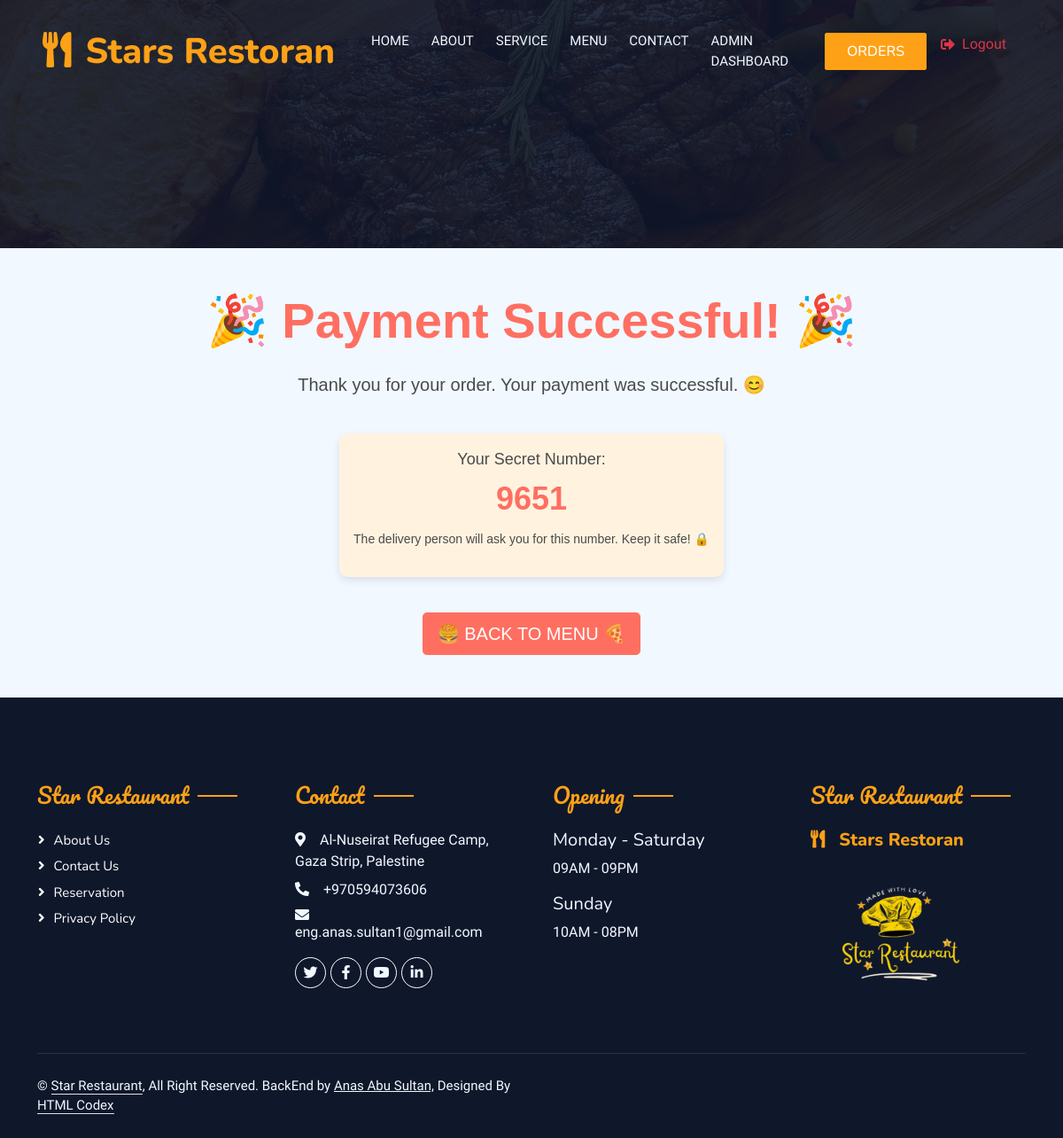
Screenshot of /payment/success/ (signed in) with the database file from the repository.
### restaurant_app/models.py (models this page shows, shortened)
class Cart(models.Model):
    user = models.ForeignKey(User, on_delete=models.CASCADE, null=True, blank=True)
    created_at = models.DateTimeField(auto_now_add=True)
    updated_at = models.DateTimeField(auto_now=True)
    total_price = models.DecimalField(max_digits=10, decimal_places=2, default=0.0)
    state = models.CharField(max_length=100, blank=True,null=True)
    street = models.CharField(max_length=255, blank=True,null=True)
    phone = models.CharField(max_length=15, blank=True,null=True)
    secret_number = models.IntegerField()
    status = models.CharField(
        max_length=20,
        choices=[('active', 'Active'), ('completed', 'Completed')],
        default='active',
    )
    def save(self, *args, **kwargs):
        if not self.secret_number:  # Generate only if not set
            self.secret_number = random.randint(1000, 9999)  # 4-digit number
        super().save(*args, **kwargs)

class Rest_detail(models.Model):
    name = models.CharField(max_length=255,blank=False,default='restaurant')
    address = models.CharField(max_length=255,blank=False,default='address')
    phone_number = models.CharField(max_length=20,blank=False,default='phone_number')
    email = models.EmailField(max_length=255,blank=False,default='email')
    image = models.ImageField(upload_to='restaurant/',default='defa/defa.png')
    description1 = models.CharField(max_length=255,default='Enjoy OurDelicious Meal')
    description2 = models.CharField(max_length=1500,default='Tempor erat elitr rebum at clita. Diam dolor diam ipsum sit. Aliqu diam amet diam et eos. Clita erat ipsum et lorem et sit, sed stet lorem sit clita duo justo magna dolore erat amet')
    video_url = models.URLField(default='https://www.youtube.com/watch?v=LXNdRCjZt00&t=19s')
    background_image_url = models.ImageField(upload_to='restaurant/backgrounds/', default='defa/background.png')
    backend_url = models.URLField(default='https://anasabusultan.pythonanywhere.com/Anas-Abu-Sultan/')

### restaurant_app/views.py (the view)
# urls.py: path('payment/success/', views.payment_success, name='payment_success'),
@login_required
def payment_success(request):
    rest_detail = Rest_detail.objects.first()
    cart = Cart.objects.filter(user=request.user, status='active').first()
    if not cart:
        messages.error(request, "No active cart found.")
        return redirect('restaurant_app:cart')
    cart.status = 'completed'
    cart.save()
    messages.success(request, "Payment successful! Your order has been placed.")
    return render(request, 'restaurant/payment_success.html',context={'rest_detail':rest_detail,'cart':cart})

### restaurant_app/templates/restaurant/payment_success.html (shortened to what this page needs)
{% extends 'admin_templates/base_admin.html' %}
{% block content %}
<div class="container text-center mt-5">
    <h1 class="mb-4 display-4" style="font-family: 'Comic Sans MS', cursive, sans-serif; color: #ff6f61;">🎉 Payment Successful! 🎉</h1>
    <p class="lead" style="font-family: 'Comic Sans MS', cursive, sans-serif; color: #4a4a4a;">Thank you for your order. Your payment was successful. 😊</p>
    <div class="secret-number-container mt-4 p-3" style="background-color: #fff3e0; border-radius: 10px; display: inline-block;">
        <p class="mb-1" style="font-family: 'Comic Sans MS', cursive, sans-serif; color: #4a4a4a; font-size: 18px;">Your Secret Number:</p>
        <p class="secret-number" style="font-family: 'Comic Sans MS', cursive, sans-serif; font-size: 36px; font-weight: bold; color: #ff6f61; margin: 0;">
            {{ cart.secret_number }}
        </p>
        <p class="mt-2" style="font-family: 'Comic Sans MS', cursive, sans-serif; color: #4a4a4a; font-size: 14px;">
            The delivery person will ask you for this number. Keep it safe! 🔒
        </p>
    </div>
    <a href="{% url 'restaurant_app:menu' 'chosse as you love' %}" class="btn btn-primary btn-lg mt-4" style="background-color: #ff6f61; border-color: #ff6f61; font-family: 'Comic Sans MS', cursive, sans-serif;">
        🍔 Back to Menu 🍕
    </a>
</div>
{% endblock %}

### restaurant_app/templates/restaurant/footer.html (shortened to what this page needs)
<div class="container-fluid bg-dark text-light footer pt-5 mt-5 wow fadeIn" data-wow-delay="0.1s">
    <div class="container py-5">
        <div class="row g-5">
            <div class="col-lg-3 col-md-6">
                <h4 class="section-title ff-secondary text-start text-primary fw-normal mb-4">Star Restaurant</h4>
                <a class="btn btn-link" href="{% url 'restaurant_app:about'%}">About Us</a>
                <a class="btn btn-link" href="{% url 'restaurant_app:contact'%}">Contact Us</a>
                <a class="btn btn-link" href="">Reservation</a>
                <a class="btn btn-link" href="">Privacy Policy</a>
            </div>
            <div class="col-lg-3 col-md-6">
                <h4 class="section-title ff-secondary text-start text-primary fw-normal mb-4">Contact</h4>
                <p class="mb-2"><i class="fa fa-map-marker-alt me-3"></i>{{rest_detail.address}}</p>
                <p class="mb-2"><i class="fa fa-phone-alt me-3"></i>{{rest_detail.phone_number}}</p>
                <p class="mb-2"><i class="fa fa-envelope me-3"></i>{{rest_detail.email}}</p>
                <div class="d-flex pt-2">
                    <a class="btn btn-outline-light btn-social" href={{rest_detail.backend_url}}><i class="fab fa-twitter"></i></a>
                    <a class="btn btn-outline-light btn-social" href={{rest_detail.backend_url}}><i class="fab fa-facebook-f"></i></a>
                    <a class="btn btn-outline-light btn-social" href={{rest_detail.backend_url}}><i class="fab fa-youtube"></i></a>
                    <a class="btn btn-outline-light btn-social" href={{rest_detail.backend_url}}><i class="fab fa-linkedin-in"></i></a>
                </div>
            </div>
            <div class="col-lg-3 col-md-6">
                <h4 class="section-title ff-secondary text-start text-primary fw-normal mb-4">Opening</h4>
                <h5 class="text-light fw-normal">Monday - Saturday</h5>
                <p>09AM - 09PM</p>
                <h5 class="text-light fw-normal">Sunday</h5>
                <p>10AM - 08PM</p>
            </div>
            <div class="col-lg-3 col-md-6">
                <h4 class="section-title ff-secondary text-start text-primary fw-normal mb-4">Star Restaurant</h4>
                <h5 class="text-primary m-0"><i class="fa fa-utensils me-3"></i>Stars Restoran</h5>
                <img src="{{ rest_detail.image.url }}" alt="Logo" style="width: 200px; height: 180px; object-fit: cover; margin-right: 10px;">
            </div>
        </div>
    </div>
    <div class="container">
        <div class="copyright">
            <div class="row">
                <div class="col-md-6 text-center text-md-start mb-3 mb-md-0">
                    &copy; <a class="border-bottom" href="">Star Restaurant</a>, All Right Reserved.
                    BackEnd by <a href={{rest_detail.backend_url}}><u>Anas Abu Sultan,</u> </a> Designed By <a class="border-bottom" href="https://htmlcodex.com">HTML Codex</a>
                </div>
                <div class="col-md-6 text-center text-md-end">
                </div>
            </div>
        </div>
    </div>
</div>

### restaurant_app/static/css/style.css (style rules this page uses)
.ff-secondary { font-family: 'Pacifico', cursive; }
.btn { font-family: 'Nunito', sans-serif; font-weight: 500; text-transform: uppercase; transition: .5s; }
.btn.btn-primary, .btn.btn-secondary { color: #FFFFFF; }
.section-title { position: relative; display: inline-block; }
.section-title::before { position: absolute; content: ""; width: 45px; height: 2px; top: 50%; left: -55px; margin-top: -1px; background: var(--primary); }
.section-title::after { position: absolute; content: ""; width: 45px; height: 2px; top: 50%; right: -55px; margin-top: -1px; background: var(--primary); }
.section-title.text-start::before, .section-title.text-end::after { display: none; }
.footer .btn.btn-social { margin-right: 5px; width: 35px; height: 35px; display: flex; align-items: center; justify-content: center; color: var(--light); border: 1px solid #FFFFFF; border-radius: 35px; transition: .3s; }
.footer .btn.btn-link { display: block; margin-bottom: 5px; padding: 0; text-align: left; color: #FFFFFF; font-size: 15px; font-weight: normal; text-transform: capitalize; transition: .3s; }
.footer .btn.btn-link::before { position: relative; content: "\f105"; font-family: "Font Awesome 5 Free"; font-weight: 900; margin-right: 10px; }
.footer .copyright { padding: 25px 0; font-size: 15px; border-top: 1px solid rgba(256, 256, 256, .1); }
.footer .copyright a { color: var(--light); }

### restaurant_app/templates/restaurant/payment_success.html (style rules this page uses)
h1 { animation: bounce 2s infinite; }
.secret-number { animation: pulse 2s infinite; }
.secret-number-container { box-shadow: 0 4px 10px rgba(0, 0, 0, 0.1); transition: transform 0.3s ease, box-shadow 0.3s ease; }

### rows the page displays
Cart: secret_number "9651"
Rest_detail: address "Al-Nuseirat Refugee Camp, Gaza Strip, Palestine", phone_number "+970594073606", email "eng.anas.sultan1@gmail.com", image (picture)
